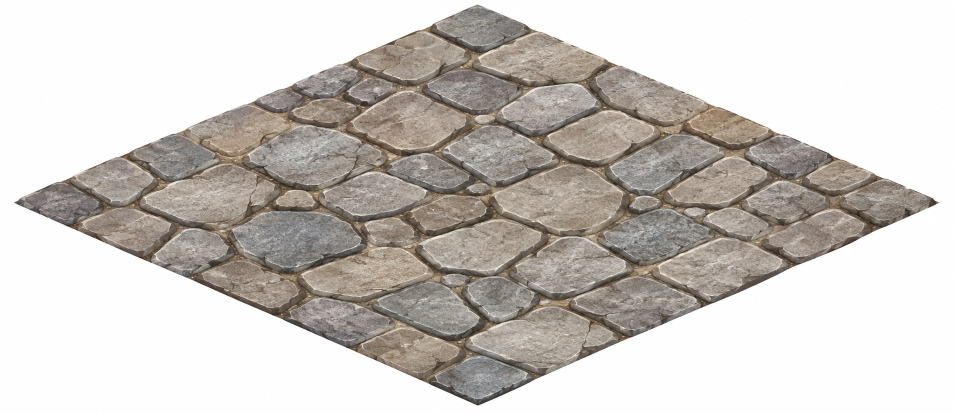
#> input picture Converter/file_000000002c5c820ea492fb76b85d5fb1.png, 1907 x 825 px, found by its file name (shown at 1/2 size)
$ python generate_stone_paths.py
#> lines starting #> are read from the running program, lines starting #| are printed output that depends on the picture; after the words box and inside, x2 and y2 are one past the last pixel; in counts of white or black regions, pixels touching at a corner belong together
### tools/ground_tile_worker.py
#!/usr/bin/env python3
"""Reusable City Horizon ground-tile preparation worker.

One command takes a source image and produces a canonical 128x64 RGBA
isometric ground tile plus a seam preview/report. It is intentionally generic
so future dirt, sand, mud, snow, stone and similar ground materials can reuse
the same intake instead of rebuilding one-off cleanup scripts.

Pipeline:
1. normalize arbitrary PNG/JPG input to the canonical 128x64 diamond;
2. fill transparent texels from nearby interior texture before sampling the edge;
3. optionally replace a baked visual border/bevel with nearby interior texture;
4. optionally decontaminate obvious dark/saturated edge outliers using nearby valid material samples;
5. harden the diamond alpha so connected tiles cannot reveal grass hairlines;
6. match only the exact opposite-edge samples needed for seamless repetition;
7. render a grid-free repeated preview and write JSON metrics.

The seam stage deliberately does not diffuse border colours into the interior.
That keeps authored texture/style intact and avoids radial streaks or stains.
This worker does not invent topology/autotile art. A topology-specific generator
can consume its prepared PNG afterwards.
"""
from __future__ import annotations

import argparse
import colorsys
import json
import tempfile
from pathlib import Path

from PIL import Image

from normalize_atomic_path_tile import normalize
from tile_geometry import diamond_mask

W, H = 128, 64
DEFAULT_MAX_EDGE_ERROR = 6.0


def strip_edge_band(source: Image.Image, band_pixels: int) -> Image.Image:
    """Replace a baked rim/bevel with nearby interior texture.

    Samples move inward along the local edge normal instead of toward the tile
    centre. That removes a raised rim without stretching the material into a
    radial/star pattern at the four diamond corners.
    """
    if band_pixels <= 0:
        return source.convert("RGBA")

    source = source.convert("RGBA")
    src = source.load()
    result = source.copy()
    dst = result.load()
    cx, cy = W / 2.0, H / 2.0
    mask = diamond_mask()
    mp = mask.load()

    for y in range(H):
        for x in range(W):
            if mp[x, y] == 0:
                continue

            dx = x - cx
            dy = y - cy
            d = abs(dx) / (W / 2.0) + abs(dy) / (H / 2.0)
            edge_depth = (1.0 - d) * (H / 2.0)
            if edge_depth >= band_pixels:
                continue

            sign_x = -1.0 if dx < 0 else 1.0
            sign_y = -1.0 if dy < 0 else 1.0
            nx = -sign_x / (W / 2.0)
            ny = -sign_y / (H / 2.0)
            length = max(1e-6, (nx * nx + ny * ny) ** 0.5)
            nx /= length
            ny /= length

            pull = max(1.0, band_pixels - edge_depth + 1.0)
            sx = round(x + nx * pull)
            sy = round(y + ny * pull)
            sx = min(W - 1, max(0, sx))
            sy = min(H - 1, max(0, sy))

            for step in range(0, band_pixels + 3):
                tx = round(sx + nx * step)
                ty = round(sy + ny * step)
                if 0 <= tx < W and 0 <= ty < H and mp[tx, ty] != 0:
                    sx, sy = tx, ty
                    break

            dst[x, y] = src[sx, sy]

    result.putalpha(mask)
    return result


def decontaminate_edge_outliers(source: Image.Image, band_pixels: int) -> tuple[Image.Image, int]:
    """Replace obvious non-material pixels near the diamond perimeter.

    This is intentionally conservative and only touches the outer band. A pixel
    is considered contaminated when it is very dark, or when it is strongly
    saturated red/blue/green compared with the warm sand/soil family. Replacement
    samples are taken from valid pixels farther inward along the local edge normal.
    The tile centre is never modified by this stage.
    """
    if band_pixels <= 0:
        return source.convert("RGBA"), 0

    source = source.convert("RGBA")
    src = source.load()
    result = source.copy()
    dst = result.load()
    mask = diamond_mask()
    mp = mask.load()
    cx, cy = W / 2.0, H / 2.0
    replaced = 0

    def contaminated(r: int, g: int, b: int, a: int) -> bool:
        if a < 240:
            return False
        value = max(r, g, b)
        if value < 70:
            return True
        h, s, v = colorsys.rgb_to_hsv(r / 255.0, g / 255.0, b / 255.0)
        if v < 0.42 and s > 0.45:
            return True
        # Reject vivid red/magenta/green/blue specks but keep warm yellow/orange sand.
        hue_deg = h * 360.0
        non_sand_hue = hue_deg < 18.0 or 95.0 < hue_deg < 330.0
        return s > 0.68 and v > 0.28 and non_sand_hue

    for y in range(H):
        for x in range(W):
            if mp[x, y] == 0:
                continue
            dx = x - cx
            dy = y - cy
            d = abs(dx) / (W / 2.0) + abs(dy) / (H / 2.0)
            edge_depth = (1.0 - d) * (H / 2.0)
            if edge_depth >= band_pixels:
                continue
            r, g, b, a = src[x, y]
            if not contaminated(r, g, b, a):
                continue

            sign_x = -1.0 if dx < 0 else 1.0
            sign_y = -1.0 if dy < 0 else 1.0
            nx = (-sign_x / (W / 2.0))
            ny = (-sign_y / (H / 2.0))
            length = max(1e-6, (nx * nx + ny * ny) ** 0.5)
            nx /= length
            ny /= length

            replacement = None
            for step in range(band_pixels + 2, band_pixels + 28):
                tx = round(x + nx * step)
                ty = round(y + ny * step)
                if not (0 <= tx < W and 0 <= ty < H) or mp[tx, ty] == 0:
                    continue
                tr, tg, tb, ta = src[tx, ty]
                if ta >= 240 and not contaminated(tr, tg, tb, ta):
                    replacement = (tr, tg, tb, 255)
                    break
            if replacement is not None:
                dst[x, y] = replacement
                replaced += 1

    result.putalpha(mask)
    return result, replaced


def fill_transparent_edge(source: Image.Image) -> Image.Image:
    source = source.convert("RGBA")
    src = source.load()
    opaque = [(x, y) for y in range(H) for x in range(W) if src[x, y][3] >= 240]
    if not opaque:
        raise ValueError("source has no opaque pixels")

    result = Image.new("RGBA", (W, H), (0, 0, 0, 0))
    dst = result.load()
    for y in range(H):
        for x in range(W):
            if src[x, y][3] >= 240:
                dst[x, y] = src[x, y]
                continue
            nx, ny = min(opaque, key=lambda p: (p[0] - x) ** 2 + (p[1] - y) ** 2)
            r, g, b, _ = src[nx, ny]
            dst[x, y] = (r, g, b, 255)
    result.putalpha(diamond_mask())
    return result


def edge_points(a: tuple[int, int], b: tuple[int, int], count: int = 33) -> list[tuple[int, int]]:
    points = []
    for i in range(count):
        t = i / (count - 1)
        x = round(a[0] * (1.0 - t) + b[0] * t)
        y = round(a[1] * (1.0 - t) + b[1] * t)
        points.append((x, y))
    return points


def edge_error(tile: Image.Image) -> float:
    """Mean RGB mismatch between opposite raster edges of the 2:1 diamond."""
    top, right, bottom, left = (W // 2, 0), (W - 1, H // 2), (W // 2, H - 1), (0, H // 2)
    pairs = (
        (edge_points(top, left), edge_points(right, bottom)),
        (edge_points(top, right), edge_points(left, bottom)),
    )
    px = tile.convert("RGBA").load()
    values: list[float] = []
    for first, second in pairs:
        for a, b in zip(first, second):
            ca, cb = px[a[0], a[1]], px[b[0], b[1]]
            values.append(sum(abs(ca[i] - cb[i]) for i in range(3)) / 3.0)
    return sum(values) / len(values)


def harmonize_edges(source: Image.Image, band_pixels: int = 0) -> Image.Image:
    """Match exact opposite border samples without touching interior texels."""
    del band_pixels
    result = source.copy().convert("RGBA")
    px = result.load()
    top, right, bottom, left = (W // 2, 0), (W - 1, H // 2), (W // 2, H - 1), (0, H // 2)
    edge_pairs = (
        (edge_points(top, left, 65), edge_points(right, bottom, 65)),
        (edge_points(top, right, 65), edge_points(left, bottom, 65)),
    )

    for first, second in edge_pairs:
        for a, b in zip(first, second):
            ca, cb = px[a[0], a[1]], px[b[0], b[1]]
            mean = tuple(round((ca[i] + cb[i]) / 2) for i in range(3)) + (255,)
            px[a[0], a[1]] = mean
            px[b[0], b[1]] = mean

    result.putalpha(diamond_mask())
    return result


def repeated_preview(tile: Image.Image, path: Path) -> None:
    canvas = Image.new("RGBA", (768, 384), (87, 126, 62, 255))
    origin_x, origin_y = 384, 48
    for y in range(-2, 4):
        for x in range(-3, 4):
            sx = origin_x + (x - y) * 64 - 64
            sy = origin_y + (x + y) * 32
            canvas.alpha_composite(tile, (sx, sy))
    path.parent.mkdir(parents=True, exist_ok=True)
    canvas.save(path)


def count_near_black_pixels(tile: Image.Image) -> int:
    """Count opaque black residue inside the tile, independent of edge averages."""
    image = tile.convert("RGBA")
    pixels = image.load()
    return sum(
        pixels[x, y][3] >= 240 and max(pixels[x, y][:3]) < 48
        for y in range(image.height) for x in range(image.width)
    )


def prepare(source_path: Path, output_path: Path, preview_path: Path, report_path: Path, max_edge_error: float, strip_edge_pixels: int = 0, decontaminate_edge_pixels: int = 0, max_dark_pixels: int | None = None) -> dict:
    if max_dark_pixels is not None and max_dark_pixels < 0:
        raise ValueError("max_dark_pixels must be non-negative")
    with tempfile.TemporaryDirectory() as tmp:
        normalized_path = Path(tmp) / "normalized.png"
        with Image.open(source_path) as original:
            already_canonical = original.size == (W, H) and original.mode == "RGBA"
        if already_canonical:
            Image.open(source_path).convert("RGBA").save(normalized_path)
        else:
            normalize(source_path, normalized_path)

        normalized = Image.open(normalized_path).convert("RGBA")
        # The reference can have transparent gaps inside the canonical diamond.
        # Fill them while source alpha still tells us which texels are valid;
        # stripping first would copy invisible black RGB and make it opaque.
        filled = fill_transparent_edge(normalized)
        flattened = strip_edge_band(filled, strip_edge_pixels)
        decontaminated, replaced = decontaminate_edge_outliers(flattened, decontaminate_edge_pixels)
        prepared = harmonize_edges(decontaminated)

    output_path.parent.mkdir(parents=True, exist_ok=True)
    prepared.save(output_path)
    repeated_preview(prepared, preview_path)
    error = edge_error(prepared)
    dark_pixels = count_near_black_pixels(prepared)
    report = {
        "schema": "CITY_HORIZON_GROUND_TILE_WORKER_V1",
        "ok": error <= max_edge_error and (max_dark_pixels is None or dark_pixels <= max_dark_pixels),
        "source": str(source_path),
        "output": str(output_path),
        "preview": str(preview_path),
        "width": W,
        "height": H,
        "mode": "RGBA",
        "stripEdgePixels": strip_edge_pixels,
        "decontaminateEdgePixels": decontaminate_edge_pixels,
        "decontaminatedPixels": replaced,
        "edgeHarmonization": "exact-border-only",
        "edgeError": round(error, 4),
        "maxEdgeError": max_edge_error,
        "nearBlackPixels": dark_pixels,
        "maxNearBlackPixels": max_dark_pixels,
    }
    report_path.parent.mkdir(parents=True, exist_ok=True)
    report_path.write_text(json.dumps(report, indent=2) + "\n", encoding="utf-8")
    if not report["ok"]:
        raise SystemExit(
            f"ground tile gate failed: edge_error={error:.2f} (max {max_edge_error:.2f}), "
            f"near_black_pixels={dark_pixels} (max {max_dark_pixels})"
        )
    print(
        f"PASS ground tile prepared: {output_path} edge_error={error:.2f} "
        f"strip_edge={strip_edge_pixels} decontaminated={replaced}"
    )
    return report


# [21 lines left out: function main, not called in this run]


# [2 lines that do not run on import are left out]

### tools/normalize_atomic_path_tile.py
#!/usr/bin/env python3
"""Normalize a source image into a City Horizon atomic-path tile.

Input: arbitrary PNG/JPG source, typically a generated reference image.
Output: exact 128x64 RGBA PNG matching ground_tile_contract.json atomic-path.

This worker is intentionally deterministic and conservative:
- no AI/background-removal service;
- crops to non-background content;
- fits content into a 128x64 isometric diamond;
- removes near-black background outside the diamond;
- preserves texture detail as much as possible while downsampling once.
"""

from __future__ import annotations

import argparse
from pathlib import Path

from PIL import Image, ImageChops
from tile_geometry import diamond_mask

TARGET_W = 128
TARGET_H = 64


def _alpha_from_black_background(img: Image.Image, threshold: int = 20) -> Image.Image:
    """Treat near-black pixels as transparent without touching normal dirt tones."""
    rgba = img.convert("RGBA")
    px = rgba.load()
    for y in range(rgba.height):
        for x in range(rgba.width):
            r, g, b, a = px[x, y]
            if a == 0:
                continue
            if r <= threshold and g <= threshold and b <= threshold:
                px[x, y] = (r, g, b, 0)
    return rgba


def _content_bbox(img: Image.Image):
    alpha = img.getchannel("A")
    return alpha.getbbox()


def _diamond_mask() -> Image.Image:
    return diamond_mask()


def normalize(source: Path, output: Path) -> None:
    img = Image.open(source).convert("RGBA")
    img = _alpha_from_black_background(img)

    bbox = _content_bbox(img)
    if not bbox:
        raise SystemExit("source contains no non-background pixels")

    cropped = img.crop(bbox)

    # Fit the visible source into the canonical 2:1 tile without stretching.
    scale = min(TARGET_W / cropped.width, TARGET_H / cropped.height)
    new_w = max(1, round(cropped.width * scale))
    new_h = max(1, round(cropped.height * scale))
    resized = cropped.resize((new_w, new_h), Image.Resampling.LANCZOS)

    canvas = Image.new("RGBA", (TARGET_W, TARGET_H), (0, 0, 0, 0))
    x = (TARGET_W - new_w) // 2
    y = (TARGET_H - new_h) // 2
    canvas.alpha_composite(resized, (x, y))

    # Enforce the exact atomic-path diamond footprint.
    diamond = _diamond_mask()
    alpha = ImageChops.multiply(canvas.getchannel("A"), diamond)
    canvas.putalpha(alpha)

    output.parent.mkdir(parents=True, exist_ok=True)
    canvas.save(output, "PNG")

    if canvas.size != (TARGET_W, TARGET_H):
        raise SystemExit("normalization failed to produce 128x64 output")

    print(f"atomic-path normalization: PASS -> {output}")
    print("canvas=128x64 mode=RGBA anchor=0.5,0.92")


# [6 lines left out: function main, not called in this run]


# [2 lines that do not run on import are left out]

### tools/tile_geometry.py
"""One raster footprint for all 128x64 ground/path tile stages."""

from PIL import Image, ImageDraw

TILE_WIDTH = 128
TILE_HEIGHT = 64


def diamond_mask() -> Image.Image:
    mask = Image.new("L", (TILE_WIDTH, TILE_HEIGHT), 0)
    ImageDraw.Draw(mask).polygon(
        ((TILE_WIDTH // 2, 0), (TILE_WIDTH - 1, TILE_HEIGHT // 2),
         (TILE_WIDTH // 2, TILE_HEIGHT - 1), (0, TILE_HEIGHT // 2)),
        fill=255,
    )
    return mask

### tools/generate_stone_paths.py
"""Generate a City Horizon stone-path candidate family from an authored source PNG.

This tool follows the canonical tile pipeline:
- preprocess only the flat near-white canvas around the authored diamond;
- use ground_tile_worker.prepare() for canonical 128x64 normalization/seam work;
- generate the 16 N/E/S/W path masks with subtle topology-aware wear;
- write technical report and visual previews under out/ for human approval.

It intentionally does not publish to runtime assets. Promotion happens only after
visual approval, per tools/tiles/README.md.
"""
from __future__ import annotations

import argparse
import json
import tempfile
from pathlib import Path

from PIL import Image, ImageDraw, ImageFilter

from ground_tile_worker import prepare
from tile_geometry import diamond_mask

W, H, SS = 128, 64, 4
NW, NH = W * SS, H * SS
N, E, S, WEST = 1, 2, 4, 8
PORTS = {
    N: (96 * SS, 16 * SS),
    E: (96 * SS, 48 * SS),
    S: (32 * SS, 48 * SS),
    WEST: (32 * SS, 16 * SS),
}
CENTER = (64 * SS, 32 * SS)
NAMES = (
    "stone_path_00_isolated.png", "stone_path_01_end_n.png", "stone_path_02_end_e.png", "stone_path_03_curve_ne.png",
    "stone_path_04_end_s.png", "stone_path_05_straight_ns.png", "stone_path_06_curve_es.png", "stone_path_07_tee_no_w.png",
    "stone_path_08_end_w.png", "stone_path_09_curve_nw.png", "stone_path_10_straight_ew.png", "stone_path_11_tee_no_s.png",
    "stone_path_12_curve_sw.png", "stone_path_13_tee_no_e.png", "stone_path_14_tee_no_n.png", "stone_path_15_cross.png",
)


def remove_flat_white_canvas(source: Path, output: Path, threshold: int = 245) -> None:
    image = Image.open(source).convert("RGBA")
    pixels = image.load()
    for y in range(image.height):
        for x in range(image.width):
            red, green, blue, alpha = pixels[x, y]
            if alpha and red >= threshold and green >= threshold and blue >= threshold:
                pixels[x, y] = (red, green, blue, 0)
    output.parent.mkdir(parents=True, exist_ok=True)
    image.save(output, "PNG")


def wear_overlay(mask: int) -> Image.Image:
    wear = Image.new("RGBA", (NW, NH), (0, 0, 0, 0))
    draw = ImageDraw.Draw(wear)
    active = [bit for bit in (N, E, S, WEST) if mask & bit]

    if not active:
        rx, ry = 16 * SS, 8 * SS
        draw.ellipse(
            (CENTER[0] - rx, CENTER[1] - ry, CENTER[0] + rx, CENTER[1] + ry),
            fill=(70, 64, 58, 10),
        )
    else:
        for bit in active:
            port = PORTS[bit]
            draw.line((CENTER, port), fill=(62, 58, 54, 18), width=10 * SS)
            draw.line((CENTER, port), fill=(220, 215, 205, 7), width=4 * SS)

    return wear.filter(ImageFilter.GaussianBlur(SS * 1.8)).resize((W, H), Image.Resampling.LANCZOS)


def render(mask: int, source: Image.Image) -> Image.Image:
    result = Image.alpha_composite(source, wear_overlay(mask))
    result.putalpha(diamond_mask())
    return result


def autotile_preview(tiles: dict[int, Image.Image], path: Path) -> None:
    canvas = Image.new("RGBA", (896, 448), (87, 126, 62, 255))
    origin = (320, 54)

    def at(x: int, y: int) -> tuple[int, int]:
        return origin[0] + (x - y) * 64 - 64, origin[1] + (x + y) * 32

    layout = [
        (0, 0, 2), (1, 0, 10), (2, 0, 10), (3, 0, 8),
        (2, -2, 4), (2, -1, 5), (2, 0, 15), (2, 1, 5), (2, 2, 1),
        (-1, 3, 6), (0, 3, 9), (4, 3, 3), (5, 3, 12),
    ]
    for x, y, mask in layout:
        canvas.alpha_composite(tiles[mask], at(x, y))
    path.parent.mkdir(parents=True, exist_ok=True)
    canvas.save(path, "PNG")


def main() -> None:
    parser = argparse.ArgumentParser()
    parser.add_argument(
        "--source",
        type=Path,
        default=Path("Converter/file_000000002c5c820ea492fb76b85d5fb1.png"),
    )
    parser.add_argument("--output-root", type=Path, default=Path("out/stone_path_01"))
    args = parser.parse_args()

    args.output_root.mkdir(parents=True, exist_ok=True)
    base = args.output_root / "stone_path_base_128x64.png"
    repeat_preview = args.output_root / "stone_path_repeat_preview.png"
    worker_report = args.output_root / "stone_path_worker_report.json"
    family_dir = args.output_root / "stone_01"
    family_dir.mkdir(parents=True, exist_ok=True)

    with tempfile.TemporaryDirectory() as tmp:
        transparent_source = Path(tmp) / "stone_source_transparent.png"
        remove_flat_white_canvas(args.source, transparent_source)
        report = prepare(
            transparent_source,
            base,
            repeat_preview,
            worker_report,
            max_edge_error=6.0,
            strip_edge_pixels=2,
            decontaminate_edge_pixels=2,
            max_dark_pixels=None,
        )
#> in _content_bbox, `alpha = img.getchannel("A")`:
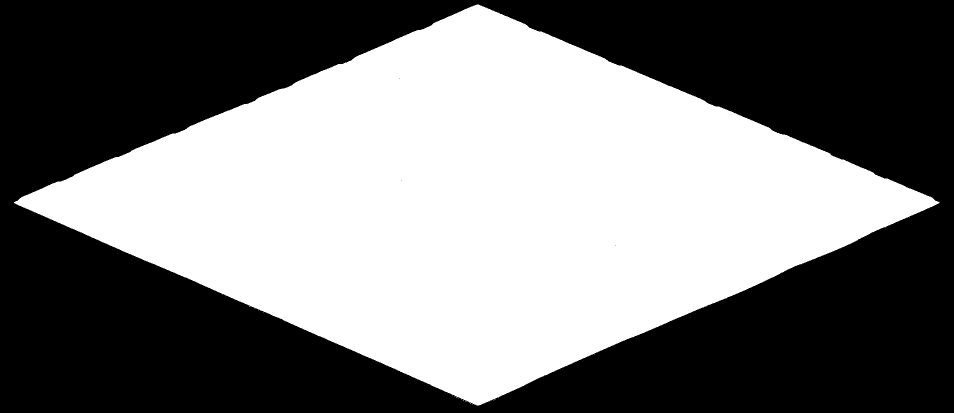
#> alpha: PIL image 1907x825 L (shown at 1/2 size); 47.5% white; 15 white regions (14 under 20 px), largest, box (x1, y1, x2, y2) and area: (28, 9, 1879, 811) 746677
#> in normalize, `bbox = _content_bbox(img)`: bbox = (28, 9, 1879, 811)
#> in normalize, `cropped = img.crop(bbox)`:
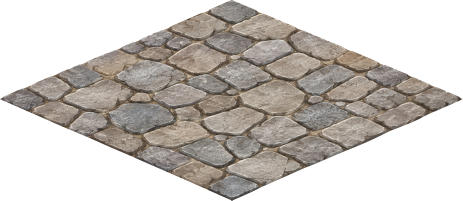
#> cropped: PIL image 1851x802 RGBA (shown at 1/4 size); mean R, G, B, A 200.9, 195.9, 191.1, 128.3; transparent parts drawn white
#> in normalize, `resized = cropped.resize((new_w, new_h), Image.Resampling.LANCZOS)`:
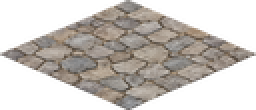
#> resized: PIL image 128x55 RGBA (shown 2 times larger); mean R, G, B, A 82.7, 77.2, 71.7, 128.3; transparent parts drawn white
#> in normalize, `canvas.alpha_composite(resized, (x, y))`:
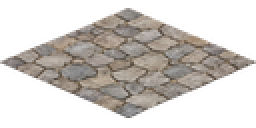
#> canvas: PIL image 128x64 RGBA (shown 2 times larger); mean R, G, B, A 71, 66.3, 61.7, 110.2; transparent parts drawn white
#> in diamond_mask, `ImageDraw.Draw(mask).polygon( ((TILE_WIDTH // 2, 0), (TILE_WIDTH - 1, ..`:
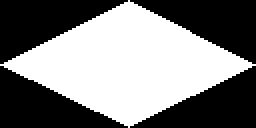
#> mask: PIL image 128x64 L (shown 2 times larger); 49.6% white; 1 white region, box (x1, y1, x2, y2) and area: (0, 0, 128, 64) 4064
#> in normalize, `alpha = ImageChops.multiply(canvas.getchannel("A"), diamond)`:
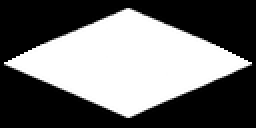
#> alpha: PIL image 128x64 L (shown 2 times larger); min 0, max 255, mean 109.2
#> in fill_transparent_edge, `opaque = [(x, y) for y in range(H) for x in range(W) if src[x, y][3] >..`: opaque = 3391 pairs, first value 2 to 125, second value 5 to 57
#> in fill_transparent_edge, `result.putalpha(diamond_mask())`:
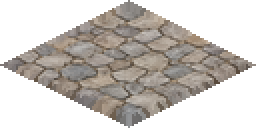
#> result: PIL image 128x64 RGBA (shown 2 times larger); mean R, G, B, A 145.8, 135.3, 126, 126.5; transparent parts drawn white
#> (the rest of the program and of its run is left out)
